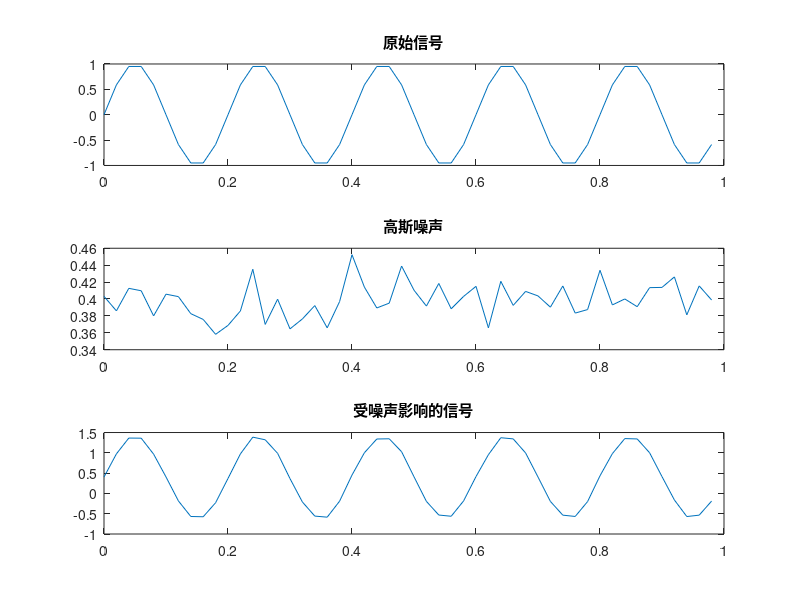

Source code (MATLAB):
% 设置参数
Fs = 50;            % 采样频率
T = 1/Fs;             % 采样周期
t = 0:T:1-T;          % 时间向量
f = 5;                % 信号频率
A = 1;                % 信号幅度
mu = 0.4;               % 均值
sigma = 0.02;          % 标准差

% 生成正弦信号
signal = A * sin(2*pi*f*t);

% 生成高斯噪声信号
noise = mu + sigma * randn(size(t));

% 将噪声添加到信号中
noisy_signal = signal + noise;

% 绘制信号和噪声
figure;
subplot(3,1,1);
plot(t, signal);
title('原始信号');

subplot(3,1,2);
plot(t, noise);
title('高斯噪声');

subplot(3,1,3);
plot(t, noisy_signal);
title('受噪声影响的信号');
